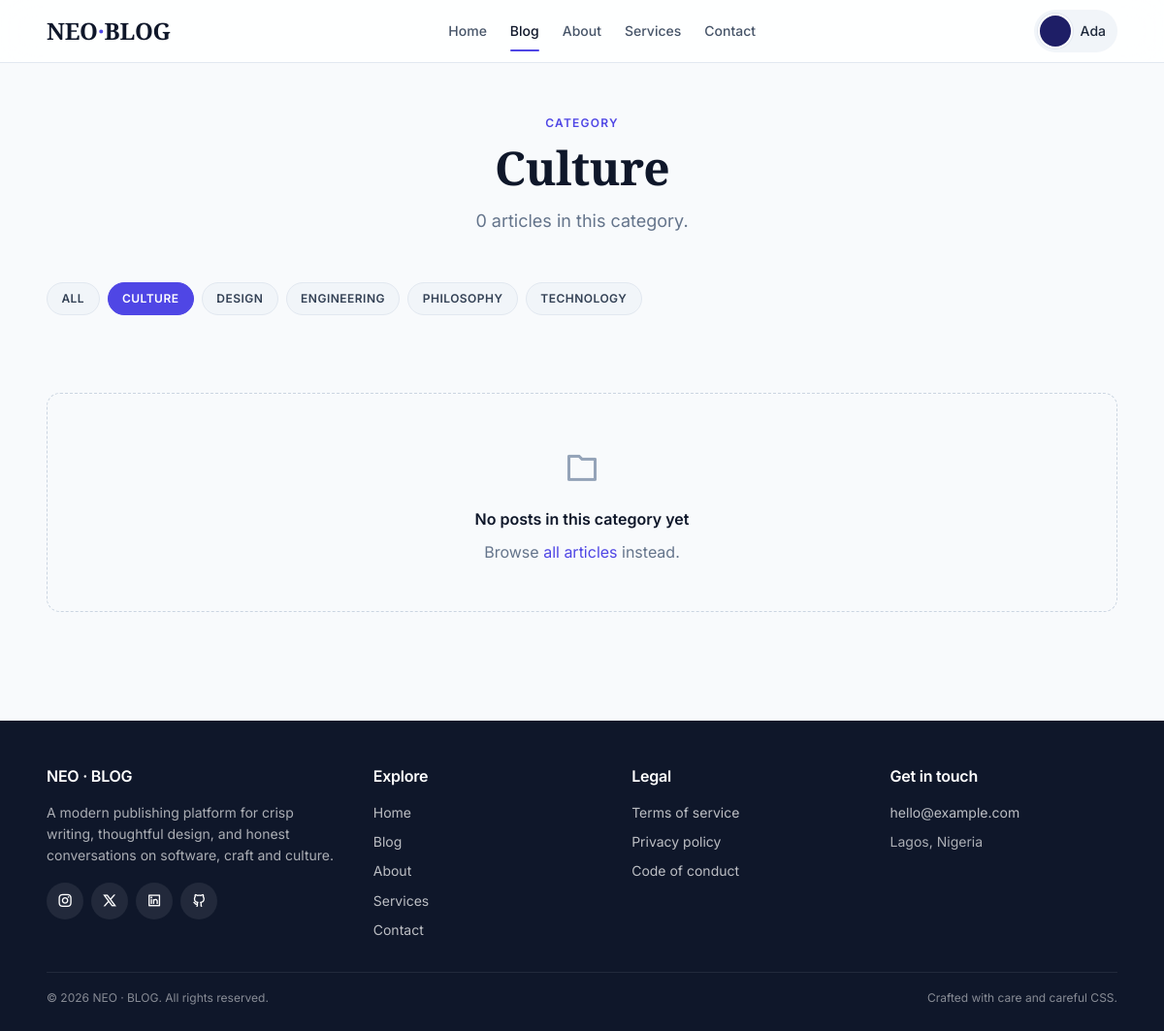
Page /category?id=4 (signed in) on the committed database.
### tables this page shows
CREATE TABLE users (
    id          INT UNSIGNED AUTO_INCREMENT PRIMARY KEY,
    firstname   VARCHAR(100) NOT NULL,
    lastname    VARCHAR(100) NOT NULL,
    username    VARCHAR(50)  NOT NULL,
    email       VARCHAR(190) NOT NULL,
    password    VARCHAR(255) NOT NULL,
    avatar      VARCHAR(255) NOT NULL DEFAULT 'default-avatar.png',
    is_admin    TINYINT(1)   NOT NULL DEFAULT 0,
    created_at  TIMESTAMP    NOT NULL DEFAULT CURRENT_TIMESTAMP,
    UNIQUE KEY uniq_username (username),
    UNIQUE KEY uniq_email    (email)
);

CREATE TABLE categories (
    id          INT UNSIGNED AUTO_INCREMENT PRIMARY KEY,
    title       VARCHAR(120) NOT NULL,
    created_at  TIMESTAMP    NOT NULL DEFAULT CURRENT_TIMESTAMP,
    UNIQUE KEY uniq_title (title)
);

### app/Controllers/CategoryController.php (called while the page is built, shortened)
<?php
final class CategoryController
{
    public function show(): void
    {
        $id = (int) ($_GET['id'] ?? 0);
        $categoryModel = new Category();
        $category      = $categoryModel->getById($id);
        View::render('category/show', [
            'title'      => $category['title'] . ' — ' . APP_NAME,
            'category'   => $category,
            'posts'      => (new Post())->getByCategory($id),
            'categories' => $categoryModel->getAll(),
            'activeLink' => 'blog',
        ]);
    }
}

### public/index.php (called while the page is built, shortened)
<?php
require dirname(__DIR__) . '/bootstrap.php';
$router = new \App\Core\Router();
$router->dispatch(
    $_SERVER['REQUEST_METHOD'] ?? 'GET',
    $_SERVER['REQUEST_URI']    ?? '/'
);

### bootstrap.php (called while the page is built, shortened)
<?php
require_once __DIR__ . '/config/app.php';
require_once __DIR__ . '/app/Core/helpers.php';
spl_autoload_register(static function (string $class): void {
    $relative = str_replace('\\', '/', substr($class, 4));
    $file     = APP_PATH . '/' . $relative . '.php';
});

### app/Core/Database.php (called while the page is built, shortened)
<?php
final class Database
{
    private static ?Database $instance = null;
    private PDO $pdo;
    private function __construct()
    {
        try {
            if (DB_DRIVER === 'sqlite') {
                $this->pdo = new PDO('sqlite:' . DB_SQLITE_PATH);
                $this->pdo->exec('PRAGMA foreign_keys = ON');
            } else {
                $dsn = sprintf(
                    'mysql:host=%s;port=%d;dbname=%s;charset=%s',
                    DB_HOST,
                    DB_PORT,
                    DB_NAME,
                    DB_CHARSET
                );
                $this->pdo = new PDO($dsn, DB_USER, DB_PASS);
            }
            $this->pdo->setAttribute(PDO::ATTR_ERRMODE,            PDO::ERRMODE_EXCEPTION);
            $this->pdo->setAttribute(PDO::ATTR_DEFAULT_FETCH_MODE, PDO::FETCH_ASSOC);
            $this->pdo->setAttribute(PDO::ATTR_EMULATE_PREPARES,   false);
        } catch (PDOException $e) {
            throw new RuntimeException(
                'Database connection failed: ' . $e->getMessage(),
                (int) $e->getCode(),
                $e
            );
        }
    }
    public static function getInstance(): self
    {
        return self::$instance ??= new self();
    }
    public function fetchAll(string $sql, string $types = '', mixed ...$params): array
    {
        return $this->run($sql, $params)->fetchAll();
    }
    public function fetchOne(string $sql, string $types = '', mixed ...$params): ?array
    {
        $row = $this->run($sql, $params)->fetch();
        return $row === false ? null : $row;
    }
    private function run(string $sql, array $params): \PDOStatement
    {
        $stmt = $this->pdo->prepare($sql);
        $stmt->execute($params);
        return $stmt;
    }
}

### app/Models/Category.php (called while the page is built, shortened)
<?php
final class Category
{
    private Database $db;
    public function __construct()
    {
        $this->db = Database::getInstance();
    }
    public function getAll(): array
    {
        return $this->db->fetchAll("SELECT * FROM categories ORDER BY title");
    }
    public function getById(int $id): ?array
    {
        return $this->db->fetchOne("SELECT * FROM categories WHERE id = ?", '', $id);
    }
}

### app/Core/helpers.php (called while the page is built, shortened)
<?php
function e(mixed $value): string
{
    return htmlspecialchars((string) $value, ENT_QUOTES | ENT_SUBSTITUTE, 'UTF-8');
}
function url(string $path = '/'): string
{
    $path = '/' . ltrim($path, '/');
    return rtrim(ROOT_URL, '/') . $path;
}
function upload_url(string $filename): string
{
    return url('uploads/' . ltrim($filename, '/'));
}
function asset(string $path): string
{
    return url('assets/' . ltrim($path, '/'));
}
function avatar_url(?string $filename): string
{
    $filename = trim((string) $filename);
    return upload_url($filename);
}

### app/Core/Auth.php (called while the page is built, shortened)
<?php
final class Auth
{
    public static function isLoggedIn(): bool
    {
        return isset($_SESSION['user_id']);
    }
    public static function userId(): ?int
    {
        return isset($_SESSION['user_id']) ? (int) $_SESSION['user_id'] : null;
    }
    public static function user(): ?array
    {
        static $cached = null;
        if ($cached === null || ($cached['id'] ?? null) !== self::userId()) {
            $cached = (new User())->getById((int) self::userId());
        }
        return $cached;
    }
}

### app/Models/User.php (called while the page is built, shortened)
<?php
final class User
{
    private Database $db;
    public function __construct()
    {
        $this->db = Database::getInstance();
    }
    public function getById(int $id): ?array
    {
        return $this->db->fetchOne(
            "SELECT id, firstname, lastname, username, email, avatar, is_admin, created_at
               FROM users WHERE id = ?",
            '', $id
        );
    }
}

### resources/views/partials/categories-row.php (the view)
<?php
$activeCategoryId = $activeCategoryId ?? null;
?>
<div class="categories-row">
    <a href="<?= url('/blog') ?>" class="chip <?= $activeCategoryId === null ? 'is-active' : '' ?>">All</a>
    <?php foreach ($categories as $c): ?>
        <a href="<?= url('/category?id=' . (int) $c['id']) ?>"
           class="chip <?= $activeCategoryId === (int) $c['id'] ? 'is-active' : '' ?>">
            <?= e($c['title']) ?>
        </a>
    <?php endforeach; ?>
</div>

### resources/views/category/show.php (shortened to what this page needs)
<div class="blog-head container">
    <span class="section-head__eyebrow">Category</span>
    <h1><?= e($category['title']) ?></h1>
    <p><?= count($posts) ?> article<?= count($posts) === 1 ? '' : 's' ?> in this category.</p>
</div>
<div class="container">
    <?php View::partial('partials/categories-row', [
        'categories'       => $categories,
        'activeCategoryId' => (int) $category['id'],
    ]); ?>
</div>
<section class="section">
    <div class="container">
        <?php if (empty($posts)): ?>
            <div class="empty-state">
                <i class="ri-folder-line"></i>
                <div class="empty-state__title">No posts in this category yet</div>
                <div>Browse <a href="<?= url('/blog') ?>">all articles</a> instead.</div>
            </div>
        <?php endif; ?>
    </div>
</section>

### app/Core/Router.php (shortened to what this page needs)
<?php
final class Router
{
    private array $routes = [];
    private string $prefix = '';
    public function group(string $prefix, callable $callback): void
    {
        $previous    = $this->prefix;
        $this->prefix = rtrim($previous . $prefix, '/');
        $this->prefix = $previous;
    }
    public function dispatch(string $method, string $uri): void
    {
        $path   = $this->normalise($uri);
        foreach ($this->routes as $route) {
            if ($route['path'] === $path) {
                $this->invoke($route['handler'], []);
                return;
            }
        }
    }
    private function add(string $method, string $path, string $handler): void
    {
        $fullPath = rtrim($this->prefix . '/' . ltrim($path, '/'), '/');
        if ($fullPath === '') $fullPath = '/';
        $this->routes[] = [
            'method'  => $method,
            'path'    => $fullPath,
            'handler' => $handler,
        ];
    }
    private function normalise(string $uri): string
    {
        $path = parse_url($uri, PHP_URL_PATH) ?: '/';
        $path = rtrim($path, '/');
        return $path === '' ? '/' : $path;
    }
    private function invoke(string $handler, array $params): void
    {
        [$controller, $action] = explode('@', $handler, 2);
        $instance = new $class();
        $instance->$action($params);
    }
}

### resources/views/layouts/site.php (shortened to what this page needs)
<?php
$activeLink = $activeLink ?? '';
$isActive   = fn (string $name) => $activeLink === $name ? 'is-active' : '';
?>
<!DOCTYPE html>
<html lang="en">
<head>
    <link rel="stylesheet" href="<?= asset('css/app.css') ?>">
    <link rel="stylesheet" href="https://cdn.jsdelivr.net/npm/remixicon@4.2.0/fonts/remixicon.css">
</head>
<body>
<header class="site-nav" id="siteNav">
    <div class="container site-nav__inner">
        <a href="<?= url('/') ?>" class="site-nav__brand">
            NEO<span class="dot">·</span>BLOG
        </a>
        <nav class="site-nav__links" aria-label="Primary">
            <a href="<?= url('/') ?>"        class="<?= $isActive('home') ?>">Home</a>
            <a href="<?= url('/blog') ?>"    class="<?= $isActive('blog') ?>">Blog</a>
            <a href="<?= url('/about') ?>"   class="<?= $isActive('about') ?>">About</a>
            <a href="<?= url('/services') ?>"class="<?= $isActive('services') ?>">Services</a>
            <a href="<?= url('/contact') ?>" class="<?= $isActive('contact') ?>">Contact</a>
        </nav>
        <div class="site-nav__actions">
            <?php if (Auth::isLoggedIn()): $u = Auth::user(); ?>
                <div class="site-nav__profile" tabindex="0">
                    <button type="button" class="site-nav__profile-btn" aria-haspopup="menu">
                        <span class="avatar avatar--sm">
                            <img src="<?= avatar_url($u['avatar'] ?? '') ?>" alt="">
                        </span>
                        <span class="md-hide" style="padding-right: .5rem; font-size: .875rem; font-weight:500;">
                            <?= e($u['firstname'] ?? 'Account') ?>
                        </span>
                    </button>
                </div>
            <?php else: ?>
                <a href="<?= url('/signin') ?>" class="btn btn--ghost btn--sm md-hide">Sign in</a>
                <a href="<?= url('/signup') ?>" class="btn btn--sm">Get started</a>
            <?php endif; ?>
        </div>
    </div>
</header>
<main id="main">
<?= $_content ?>
</main>
</body>
</html>

### public/assets/css/base/_tokens.css (style rules this page uses)
:root { --color-primary: #4f46e5; --color-primary-600: #4338ca; --color-primary-700: #3730a3; --color-primary-100: #eef2ff; --color-primary-200: #e0e7ff; --color-accent: #f97316; --color-success: #10b981; --color-success-100: #d1fae5; --color-warning: #f59e0b; --color-warning-100: #fef3c7; --color-danger: #ef4444; --color-danger-100: #fee2e2; --color-info: #0ea5e9; --color-info-100: #e0f2fe; --color-neutral-0: #ffffff; --color-neutral-50: #f8fafc; --color-neutral-100: #f1f5f9; --color-neutral-150: #eceff4; --color-neutral-200: #e2e8f0; --color-neutral-300: #cbd5e1; --color-neutral-400: #94a3b8; --color-neutral-500: #64748b; --color-neutral-600: #475569; --color-neutral-700: #334155; --color-neutral-800: #1e293b; --color-neutral-900: #0f172a; --color-bg: var(--color-neutral-50); --color-surface: var(--color-neutral-0); --color-surface-alt: var(--color-neutral-100); --color-border: var(--color-neutral-200); --color-border-strong: var(--color-neutral-300); --color-text: var(--color-neutral-800); --color-text-muted: var(--color-neutral-500); --color-text-soft: var(--color-neutral-400); --color-heading: var(--color-neutral-900); --color-link: var(--color-primary); --color-link-hover: var(--color-primary-600); --font-sans: 'Inter', system-ui, -apple-system, BlinkMacSystemFont, 'Segoe UI', Roboto, Helvetica, Arial, sans-serif; --font-serif: 'Playfair Display', Georgia, 'Times New Roman', serif; --fs-xs: 0.75rem; --fs-sm: 0.875rem; --fs-base: 1rem; --fs-md: 1.125rem; --fs-lg: 1.25rem; --fs-xl: 1.5rem; --fs-2xl: 1.875rem; --fs-3xl: 2.25rem; --fs-4xl: 3rem; --lh-tight: 1.2; --lh-snug: 1.4; --lh-base: 1.6; --lh-loose: 1.75; --fw-regular: 400; --fw-medium: 500; --fw-semibold: 600; --fw-bold: 700; --space-1: 0.25rem; --space-2: 0.5rem; --space-3: 0.75rem; --space-4: 1rem; --space-5: 1.25rem; --space-6: 1.5rem; --space-8: 2rem; --space-10: 2.5rem; --space-12: 3rem; --space-16: 4rem; --space-20: 5rem; --radius-xs: 4px; --radius-sm: 6px; --radius-md: 10px; --radius-lg: 14px; --radius-xl: 20px; --radius-full: 9999px; --shadow-xs: 0 1px 2px rgba(15, 23, 42, 0.06); --shadow-sm: 0 1px 3px rgba(15, 23, 42, 0.08), 0 1px 2px rgba(15, 23, 42, 0.04); --shadow-md: 0 4px 12px rgba(15, 23, 42, 0.07), 0 2px 4px rgba(15, 23, 42, 0.04); --shadow-lg: 0 10px 24px rgba(15, 23, 42, 0.10), 0 4px 8px rgba(15, 23, 42, 0.05); --shadow-ring: 0 0 0 3px rgba(79, 70, 229, 0.18); --content-width: 72rem; --content-narrow: 44rem; --transition: 160ms cubic-bezier(0.4, 0, 0.2, 1); --sidebar-width: 16.5rem; --sidebar-width-collapsed: 4.5rem; --topbar-height: 4rem; }

### public/assets/css/base/_typography.css (style rules this page uses)
h1, h2, h3, h4, h5, h6 { font-family: var(--font-serif); color: var(--color-heading); font-weight: var(--fw-bold); line-height: var(--lh-tight); letter-spacing: -0.015em; }
h1 { font-size: var(--fs-4xl); margin-bottom: var(--space-4); }
p { margin-bottom: var(--space-4); }

### public/assets/css/layout/_container.css (style rules this page uses)
.container { width: 100%; max-width: var(--content-width); margin-inline: auto; padding-inline: var(--space-6); }
.section { padding-block: var(--space-12); }

### public/assets/css/layout/_navbar.css (style rules this page uses)
.site-nav { position: sticky; top: 0; z-index: 50; background: rgba(255, 255, 255, 0.85); backdrop-filter: saturate(180%) blur(18px); -webkit-backdrop-filter: saturate(180%) blur(18px); border-bottom: 1px solid var(--color-border); }
.site-nav__inner { display: flex; align-items: center; justify-content: space-between; height: var(--topbar-height); gap: var(--space-6); }
.site-nav__brand { font-family: var(--font-serif); font-size: var(--fs-xl); font-weight: var(--fw-bold); color: var(--color-heading); letter-spacing: -0.01em; }
.site-nav__brand .dot { color: var(--color-primary); }
.site-nav__links { display: flex; align-items: center; gap: var(--space-6); }
.site-nav__links a { color: var(--color-neutral-600); font-weight: var(--fw-medium); font-size: var(--fs-sm); padding: var(--space-2) 0; position: relative; transition: color var(--transition); }
.site-nav__links a:hover, .site-nav__links a.is-active { color: var(--color-heading); }
.site-nav__links a.is-active::after { content: ''; position: absolute; left: 0; right: 0; bottom: -2px; height: 2px; background: var(--color-primary); border-radius: 2px; }
.site-nav__actions { display: flex; align-items: center; gap: var(--space-3); }
.site-nav__profile { position: relative; }
.site-nav__profile-btn { display: flex; align-items: center; gap: var(--space-2); padding: var(--space-1); border-radius: var(--radius-full); background: var(--color-neutral-100); transition: background var(--transition); }

### rows in the picture
users: avatar (placeholder picture), firstname "Ada"
categories: title "Culture", title "CULTURE"
categories: title "DESIGN"
categories: title "ENGINEERING"
categories: title "PHILOSOPHY"
categories: title "TECHNOLOGY"
